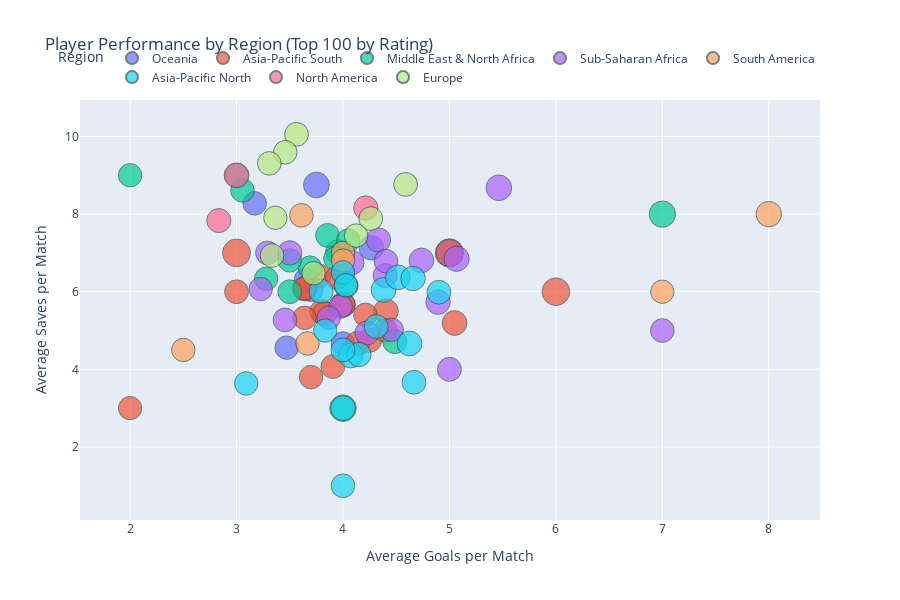

Write notebook code for a chart like this one.
### Markdown cell above
### Visualization 7: Interactive Plotly - Player performance by region

Interactive scatter plot of players with goals per match and saves per match and highlighted by region with colors.

### Code cell
# Visualization 7: Interactive Plotly - Player performance by region
# Create aggregated data for interactive visualization
player_perf_interactive = matches_players_enriched.groupby(
    ['team_region', 'player_tag'], observed=True
).agg({
    'core_goals': 'mean',
    'core_saves': 'mean',
    'advanced_rating': 'mean'
}).reset_index()

# Filter to top players by rating for better visualization
top_players = player_perf_interactive.nlargest(100, 'advanced_rating')

fig = px.scatter(
    top_players,
    x='core_goals',
    y='core_saves',
    size='advanced_rating',
    color='team_region',
    hover_data=['player_tag'],
    title='Player Performance by Region (Top 100 by Rating)',
    labels={
        'core_goals': 'Average Goals per Match',
        'core_saves': 'Average Saves per Match',
        'advanced_rating': 'Average Rating',
        'team_region': 'Region'
    },
    width=900,
    height=600
)

fig.update_traces(marker=dict(line=dict(width=1, color='DarkSlateGrey')))
fig.update_layout(legend=dict(
    orientation="h", yanchor="bottom", y=1.02, xanchor="right", x=1))
fig.show()

### Figure 1 — Plotly figure (JSON) as saved in the notebook; plotly's stock layout.template omitted (floating-point values rounded to 4 significant figures)
{"data": [{"customdata": [["Rayy14"], ["Bigrooster"], ["Hawk"], ["Siki"], ["ceeva"], ["Loaf."], ["UltimateDuck"], ["cavemanben"], ["Torsos"]], "hovertemplate": "Region=Oceania<br>Average Goals per Match=%{x}<br>Average Saves per Match=%{y}<br>Average Rating=%{marker.size}<br>player_tag=%{customdata[0]}<extra></extra>", "legendgroup": "Oceania", "marker": {"color": "#636efa", "line": {"color": "DarkSlateGrey", "width": 1}, "size": [1.667, 1.378, 1.244, 1.199, 1.154, 1.154, 1.148, 1.139, 1.129], "sizemode": "area", "sizeref": 0.004167, "symbol": "circle"}, "mode": "markers", "name": "Oceania", "orientation": "v", "showlegend": true, "type": "scatter", "x": [5.0, 3.75, 4.267, 3.656, 3.17, 4.0, 4.0, 3.471, 3.703], "xaxis": "x", "y": [7.0, 8.75, 7.133, 6.311, 8.277, 4.667, 6.5, 4.559, 6.047], "yaxis": "y"}, {"customdata": [["DabboD14"], ["NotSoLaggy"], ["KRYSIS"], ["Vusterz"], ["LCT"], ["Maxeew"], ["Gon"], ["DDilsta"], ["Ficeo"], ["ballerrees"], ["Ryzen1738"], ["ZiNX"], ["Rushil_Y"], ["Hirodane"], ["Itsuki"], ["Kaotik"], ["Logic"], ["Rappy"], ["BunnyDummy"], ["M3L0DY"], ["Squigly"], ["yogurt"]], "hovertemplate": "Region=Asia-Pacific South<br>Average Goals per Match=%{x}<br>Average Saves per Match=%{y}<br>Average Rating=%{marker.size}<br>player_tag=%{customdata[0]}<extra></extra>", "legendgroup": "Asia-Pacific South", "marker": {"color": "#EF553B", "line": {"color": "DarkSlateGrey", "width": 1}, "size": [1.607, 1.595, 1.505, 1.293, 1.273, 1.261, 1.237, 1.204, 1.201, 1.188, 1.186, 1.185, 1.18, 1.179, 1.176, 1.151, 1.147, 1.143, 1.143, 1.141, 1.136, 1.132], "sizemode": "area", "sizeref": 0.004167, "symbol": "circle"}, "mode": "markers", "name": "Asia-Pacific South", "orientation": "v", "showlegend": true, "type": "scatter", "x": [3.0, 6.0, 5.0, 4.0, 5.048, 4.403, 4.137, 4.25, 3.8, 3.639, 3.773, 3.826, 3.905, 3.0, 4.0, 4.211, 3.7, 4.4, 3.944, 3.639, 3.638, 2.0], "xaxis": "x", "y": [7.0, 6.0, 7.0, 5.667, 5.194, 5.5, 4.667, 4.75, 5.483, 6.069, 6.409, 5.435, 4.071, 6.0, 5.667, 5.404, 3.8, 5.0, 6.361, 5.328, 6.086, 3.0], "yaxis": "y"}, {"customdata": [["Fxlr"], ["3mari"], ["T7LM"], ["trk511"], ["Ahmad"], ["oe_f9"], ["oKhaliD"], ["Yahya"], ["Nwpo"], ["ix"], ["Night."], ["VorTex"], ["RLomar"], ["xScary"], ["Fahad77"]], "hovertemplate": "Region=Middle East & North Africa<br>Average Goals per Match=%{x}<br>Average Saves per Match=%{y}<br>Average Rating=%{marker.size}<br>player_tag=%{customdata[0]}<extra></extra>", "legendgroup": "Middle East & North Africa", "marker": {"color": "#00cc96", "line": {"color": "DarkSlateGrey", "width": 1}, "size": [1.467, 1.441, 1.266, 1.211, 1.196, 1.181, 1.179, 1.154, 1.154, 1.154, 1.148, 1.148, 1.143, 1.141, 1.141], "sizemode": "area", "sizeref": 0.004167, "symbol": "circle"}, "mode": "markers", "name": "Middle East & North Africa", "orientation": "v", "showlegend": true, "type": "scatter", "x": [4.0, 7.0, 3.952, 4.029, 4.486, 3.5, 3.855, 3.056, 3.69, 4.049, 3.5, 3.0, 2.0, 3.278, 3.929], "xaxis": "x", "y": [3.0, 8.0, 7.024, 6.157, 4.714, 6.0, 7.452, 8.611, 6.621, 7.317, 6.808, 9.0, 9.0, 6.333, 6.857], "yaxis": "y"}, {"customdata": [["2Die4"], ["Snowyy"], ["Daisy"], ["Darth."], ["zzzFL3Xzzz"], ["EliakimZA"], ["Nayr"], ["Friction"], ["Aljezz"], ["YoPeGo"], ["Arceon"], ["pnda."], ["Craggles"], ["Bread"], ["Olympic."], ["Werty"], ["Mr.Low"], ["SkillSteal"]], "hovertemplate": "Region=Sub-Saharan Africa<br>Average Goals per Match=%{x}<br>Average Saves per Match=%{y}<br>Average Rating=%{marker.size}<br>player_tag=%{customdata[0]}<extra></extra>", "legendgroup": "Sub-Saharan Africa", "marker": {"color": "#ab63fa", "line": {"color": "DarkSlateGrey", "width": 1}, "size": [1.375, 1.328, 1.264, 1.237, 1.233, 1.229, 1.229, 1.2, 1.195, 1.188, 1.173, 1.169, 1.168, 1.167, 1.16, 1.149, 1.145, 1.134], "sizemode": "area", "sizeref": 0.004167, "symbol": "circle"}, "mode": "markers", "name": "Sub-Saharan Africa", "orientation": "v", "showlegend": true, "type": "scatter", "x": [5.464, 5.067, 4.737, 4.893, 4.333, 4.083, 3.5, 4.224, 5.0, 4.396, 4.404, 3.455, 7.0, 3.978, 3.289, 3.865, 3.227, 4.458], "xaxis": "x", "y": [8.679, 6.85, 6.807, 5.732, 7.333, 6.75, 7.0, 4.939, 4.0, 6.417, 6.788, 5.273, 5.0, 5.622, 7.0, 5.327, 6.068, 5.017], "yaxis": "y"}, {"customdata": [["yanquer"], ["Lostt"], ["Rmnn"], ["lpxtreme364"], ["lukky"], ["yanxnz"], ["JG"]], "hovertemplate": "Region=South America<br>Average Goals per Match=%{x}<br>Average Saves per Match=%{y}<br>Average Rating=%{marker.size}<br>player_tag=%{customdata[0]}<extra></extra>", "legendgroup": "South America", "marker": {"color": "#FFA15A", "line": {"color": "DarkSlateGrey", "width": 1}, "size": [1.346, 1.164, 1.154, 1.152, 1.141, 1.139, 1.134], "sizemode": "area", "sizeref": 0.004167, "symbol": "circle"}, "mode": "markers", "name": "South America", "orientation": "v", "showlegend": true, "type": "scatter", "x": [8.0, 3.609, 4.0, 3.667, 2.5, 4.0, 7.0], "xaxis": "x", "y": [8.0, 7.969, 7.0, 4.667, 4.5, 6.803, 6.0], "yaxis": "y"}, {"customdata": [["Nemoto"], ["Amore"], ["Krilin"], ["popo"], ["Lorelei"], ["ReaLize"], ["slct"], ["Lunatic"], ["Maru"], ["Zeus."], ["Burn"], ["Avelthenics"], ["yaki!"], ["ine07233"], ["Harutiki"], ["KAKA0/\\MAME."], ["furlashh"]], "hovertemplate": "Region=Asia-Pacific North<br>Average Goals per Match=%{x}<br>Average Saves per Match=%{y}<br>Average Rating=%{marker.size}<br>player_tag=%{customdata[0]}<extra></extra>", "legendgroup": "Asia-Pacific North", "marker": {"color": "#19d3f3", "line": {"color": "DarkSlateGrey", "width": 1}, "size": [1.282, 1.278, 1.276, 1.269, 1.257, 1.252, 1.23, 1.202, 1.201, 1.191, 1.188, 1.185, 1.168, 1.156, 1.146, 1.143, 1.139], "sizemode": "area", "sizeref": 0.004167, "symbol": "circle"}, "mode": "markers", "name": "Asia-Pacific North", "orientation": "v", "showlegend": true, "type": "scatter", "x": [4.381, 4.071, 4.625, 4.516, 4.0, 4.658, 4.15, 3.794, 4.312, 4.0, 4.901, 4.667, 4.0, 4.0, 3.091, 3.833, 4.028], "xaxis": "x", "y": [6.048, 4.357, 4.667, 6.371, 3.0, 6.342, 4.383, 6.015, 5.104, 4.5, 5.986, 3.667, 1.0, 6.5, 3.636, 5.0, 6.167], "yaxis": "y"}, {"customdata": [["Wellace"], ["Firstkiller"], ["snaz"]], "hovertemplate": "Region=North America<br>Average Goals per Match=%{x}<br>Average Saves per Match=%{y}<br>Average Rating=%{marker.size}<br>player_tag=%{customdata[0]}<extra></extra>", "legendgroup": "North America", "marker": {"color": "#FF6692", "line": {"color": "DarkSlateGrey", "width": 1}, "size": [1.28, 1.235, 1.203], "sizemode": "area", "sizeref": 0.004167, "symbol": "circle"}, "mode": "markers", "name": "North America", "orientation": "v", "showlegend": true, "type": "scatter", "x": [3.0, 4.214, 2.833], "xaxis": "x", "y": [9.0, 8.157, 7.833], "yaxis": "y"}, {"customdata": [["M0nkey M00n"], ["Seikoo"], ["Ronaky"], ["parka"], ["Archie"], ["Stizzy"], ["Joreuz"], ["ApparentlyJack"], ["AtomiK"]], "hovertemplate": "Region=Europe<br>Average Goals per Match=%{x}<br>Average Saves per Match=%{y}<br>Average Rating=%{marker.size}<br>player_tag=%{customdata[0]}<extra></extra>", "legendgroup": "Europe", "marker": {"color": "#B6E880", "line": {"color": "DarkSlateGrey", "width": 1}, "size": [1.181, 1.181, 1.18, 1.175, 1.166, 1.16, 1.158, 1.141, 1.139], "sizemode": "area", "sizeref": 0.004167, "symbol": "circle"}, "mode": "markers", "name": "Europe", "orientation": "v", "showlegend": true, "type": "scatter", "x": [3.563, 4.261, 4.588, 3.333, 3.458, 3.308, 4.123, 3.723, 3.365], "xaxis": "x", "y": [10.06, 7.884, 8.765, 6.933, 9.593, 9.308, 7.446, 6.477, 7.905], "yaxis": "y"}], "layout": {"height": 600, "legend": {"itemsizing": "constant", "orientation": "h", "title": {"text": "Region"}, "tracegroupgap": 0, "x": 1, "xanchor": "right", "y": 1.02, "yanchor": "bottom"}, "title": {"text": "Player Performance by Region (Top 100 by Rating)"}, "width": 900, "xaxis": {"anchor": "y", "domain": [0, 1], "title": {"text": "Average Goals per Match"}}, "yaxis": {"anchor": "x", "domain": [0, 1], "title": {"text": "Average Saves per Match"}}}}
